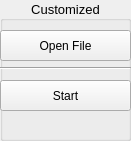
   <widget class="QGroupBox" name="groupBox_script">
    <property name="geometry">
     <rect>
      <x>0</x>
      <y>140</y>
      <width>131</width>
      <height>141</height>
     </rect>
    </property>
    <property name="font">
     <font>
      <family>Arial</family>
      <pointsize>10</pointsize>
     </font>
    </property>
    <property name="title">
     <string>Customized</string>
    </property>
    <property name="alignment">
     <set>Qt::AlignCenter</set>
    </property>
    <widget class="QPushButton" name="openfile">
     <property name="geometry">
      <rect>
       <x>0</x>
       <y>30</y>
       <width>131</width>
       <height>31</height>
      </rect>
     </property>
     <property name="font">
      <font>
       <family>Arial</family>
       <pointsize>9</pointsize>
      </font>
     </property>
     <property name="text">
      <string>Open File</string>
     </property>
    </widget>
    <widget class="QPushButton" name="startfile">
     <property name="geometry">
      <rect>
       <x>0</x>
       <y>80</y>
       <width>131</width>
       <height>31</height>
      </rect>
     </property>
     <property name="font">
      <font>
       <family>Arial</family>
       <pointsize>9</pointsize>
      </font>
     </property>
     <property name="text">
      <string>Start</string>
     </property>
    </widget>
    <widget class="QLabel" name="filename">
     <property name="geometry">
      <rect>
       <x>20</x>
       <y>100</y>
       <width>131</width>
       <height>21</height>
      </rect>
     </property>
     <property name="font">
      <font>
       <family>Arial</family>
       <pointsize>9</pointsize>
      </font>
     </property>
     <property name="text">
      <string/>
     </property>
    </widget>
    <widget class="Line" name="line">
     <property name="geometry">
      <rect>
       <x>0</x>
       <y>60</y>
       <width>131</width>
       <height>16</height>
      </rect>
     </property>
     <property name="orientation">
      <enum>Qt::Horizontal</enum>
     </property>
    </widget>
   </widget>
